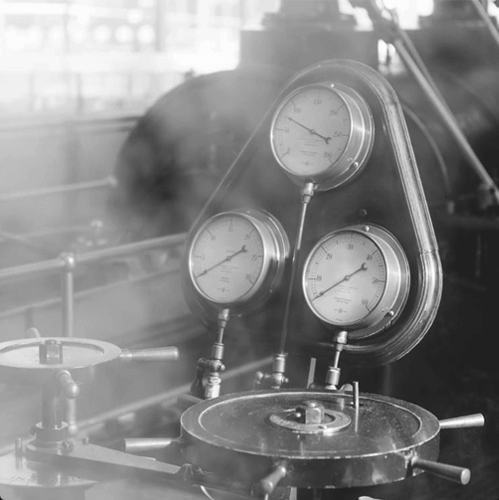
#> input picture images/objects/clock.png, 499 x 500 px
$ python Equalize.py
#> lines starting #> are read from the running program, lines starting #| are printed output that depends on the picture
import cv2
from matplotlib import pyplot as grafico

imagem_original = cv2.imread("images/objects/clock.png", 0)
#> imagem_original is the input picture: shape (500, 499); min 27, max 255, mean 134.7
imagem_equalizada = cv2.equalizeHist(imagem_original)
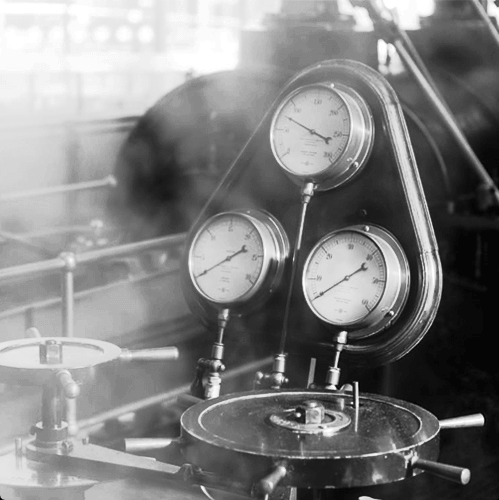
#> imagem_equalizada: shape (500, 499); min 0, max 255, mean 129.6

cv2.imshow("imagem Original", imagem_original)
cv2.imshow("imagem equalizada", imagem_equalizada)

grafico.hist(imagem_original.ravel(), 256, [0, 256])
grafico.figure()
grafico.hist(imagem_equalizada.ravel(), 256,  [0, 256])
grafico.show()
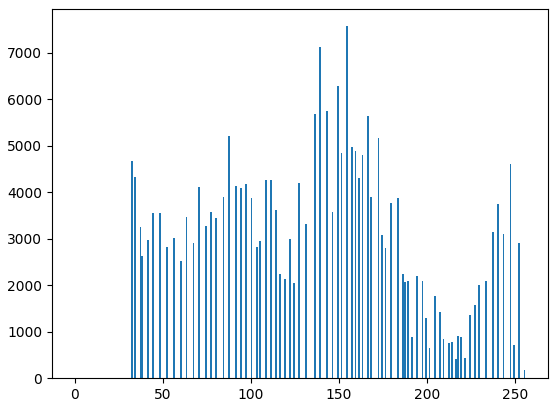
#> figure drawn by matplotlib, 1 panel; tallest bar 7570 high, from x = 154 to 155
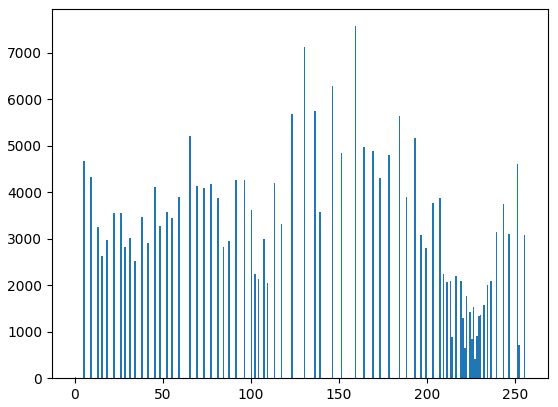
#> figure drawn by matplotlib, 1 panel; tallest bar 7570 high, from x = 159 to 160

cv2.destroyAllWindows()
# while True:
#     cv2.imshow("imagem Original", imagem_original)
#     cv2.imshow("imagem equalizada", imagem_equalizada)
#     # plot..
#
#
#     if cv2.waitKey(0) == ord('q'):
#       break

#
